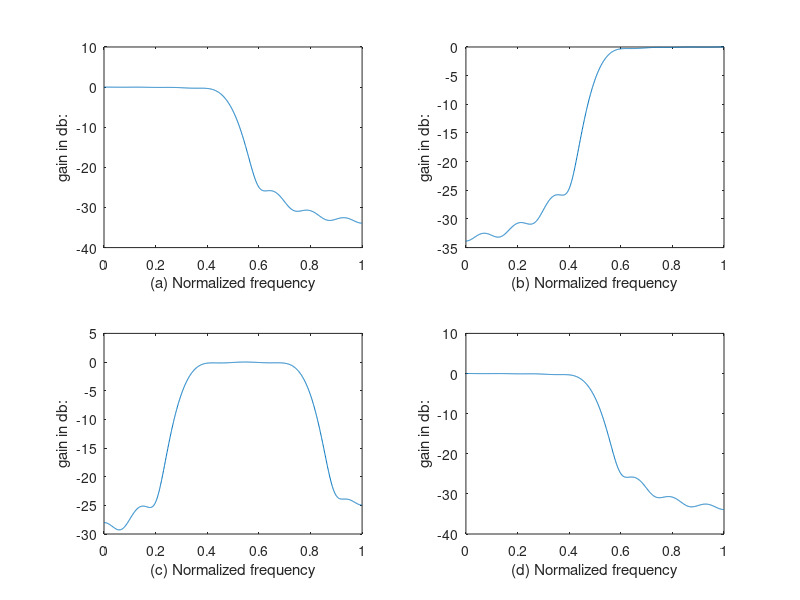

This figure's MATLAB source:
%low pass
clc;
clear all;
n=31;
wr=bartlett(n);
%wr=boxcar(n);
%wr=hanning(n);
%wr=blackman(n);
%wr=hamming(n);
wp=0.5;
b=fir1(30,wp,wr);
[h,o]=freqz(b,1,1024);
m=20*log10(abs(h));
subplot(2,2,1);
plot(o/pi,m);
ylabel("gain in db:");
xlabel('(a) Normalized frequency');
%high pass
b=fir1(30,wp,'high',wr);
[h,o]=freqz(b,1,1024);
m=20*log10(abs(h));
subplot(2,2,2);
plot(o/pi,m);
ylabel("gain in db:");
xlabel('(b) Normalized frequency');
%band pass
b=fir1(30,[0.3,0.8],wr);
[h,o]=freqz(b,1,1024);
m=20*log10(abs(h));
subplot(2,2,3);
plot(o/pi,m);
ylabel("gain in db:");
xlabel('(c) Normalized frequency');
%band stop
b=fir1(30,wp,'stop',wr);
[h,o]=freqz(b,1,1024);
m=20*log10(abs(h));
subplot(2,2,4);
plot(o/pi,m);
ylabel("gain in db:");
xlabel('(d) Normalized frequency');